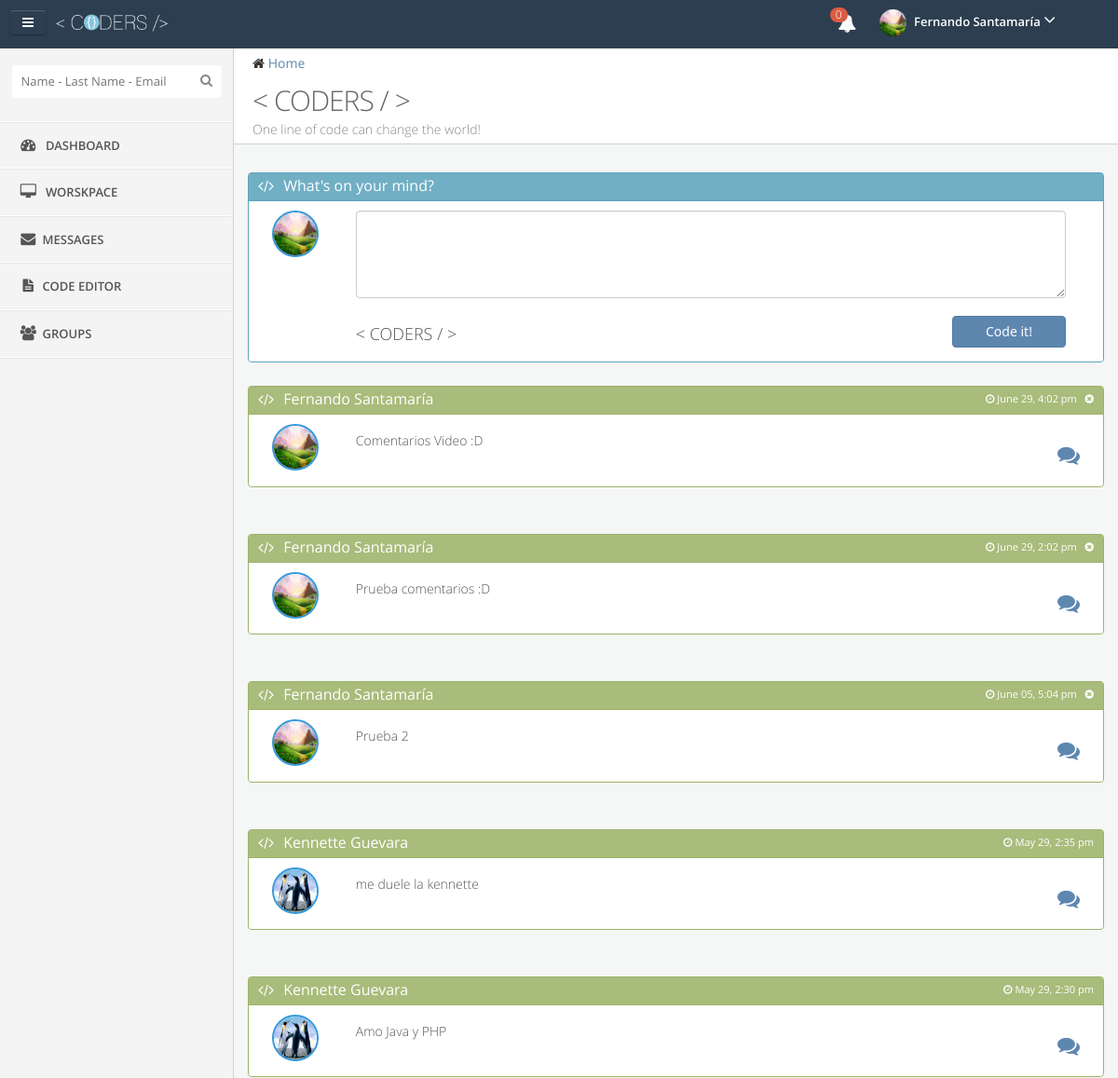
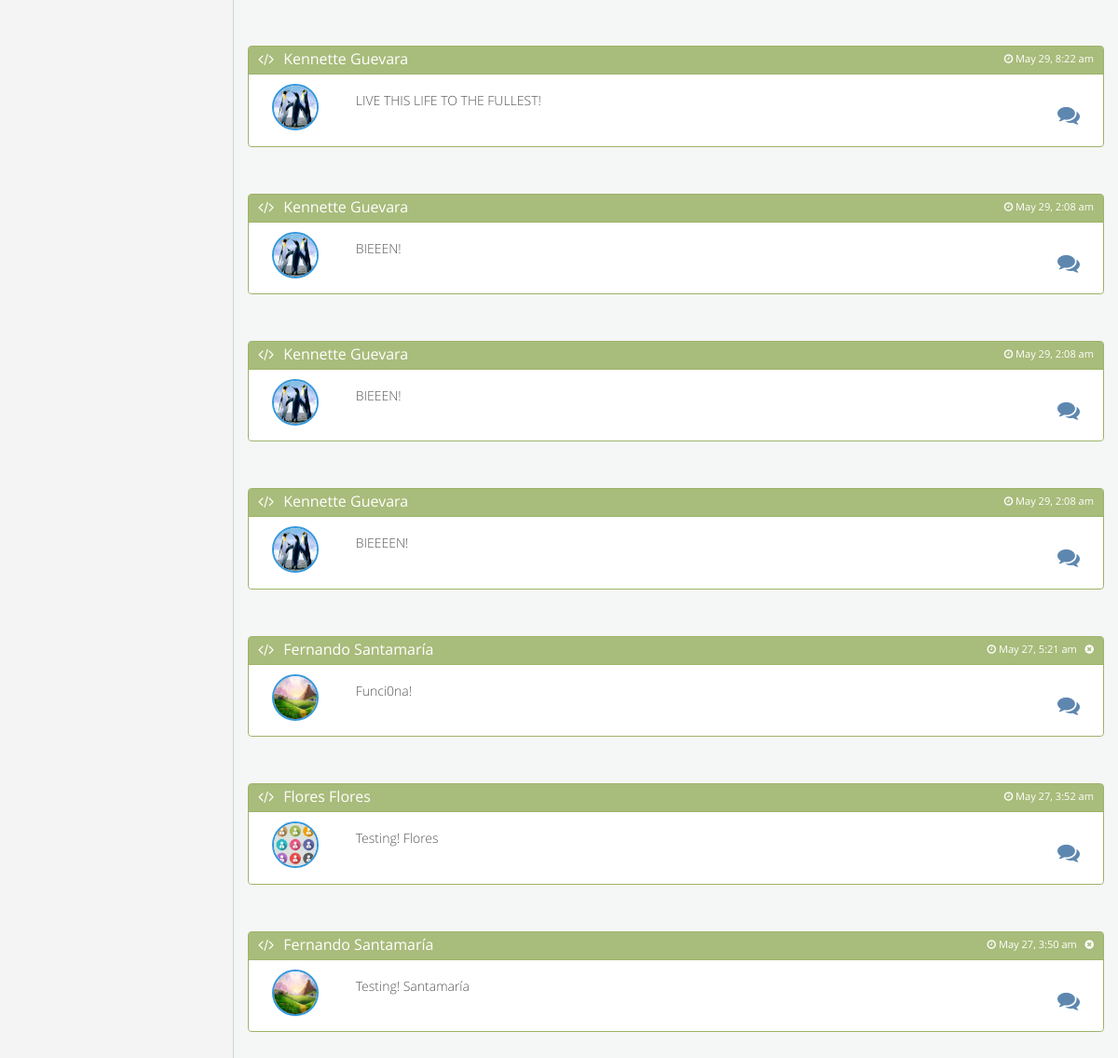
The page /Coders90/Coders-En/dashboard/ (signed in) on the database its author committed (2 pictures, top to bottom).
### tables this page shows
CREATE TABLE IF NOT EXISTS `users` (
  `UserID` varchar(20) NOT NULL,
  `Name` varchar(15) NOT NULL,
  `LastName` varchar(15) NOT NULL,
  `Email` varchar(50) NOT NULL,
  `Pass` varchar(255) NOT NULL,
  `BirthDate` date NOT NULL,
  `Track` tinyint(1) NOT NULL,
  `Admin` tinyint(1) NOT NULL,
  `Block` tinyint(1) NOT NULL,
  PRIMARY KEY (`UserID`),
  UNIQUE KEY `UserID_UNIQUE` (`UserID`)
);

CREATE TABLE IF NOT EXISTS `post` (
  `PostID` varchar(34) NOT NULL,
  `UserID` varchar(20) NOT NULL,
  `Content` longtext NOT NULL,
  `Date` date DEFAULT NULL,
  `Time` time NOT NULL,
  `View` int(11) NOT NULL,
  PRIMARY KEY (`PostID`),
  KEY `UserID_idx` (`UserID`)
);

CREATE TABLE IF NOT EXISTS `following` (
  `FollowID` int(11) NOT NULL AUTO_INCREMENT,
  `UserID` varchar(20) NOT NULL,
  `FollowerID` varchar(20) NOT NULL,
  `Valid` tinyint(1) NOT NULL,
  `Active` tinyint(1) NOT NULL,
  PRIMARY KEY (`FollowID`),
  KEY `UserID` (`UserID`,`FollowerID`)
);

### Coders90/Coders-En/SQLFunc.php (the view, shortened to what this page needs)
<?php
function NewsFeed(){
	include("../BDD.php");
	$query="SELECT following.UserID, users.Name, users.LastName, post.UserID, post.Content, post.Date, post.Time, post.postID FROM (users INNER JOIN post ON users.UserID = post.UserID) INNER JOIN following ON users.UserID = following.UserID WHERE following.FollowerID='".$_SESSION['UserID']."' AND View='1' ORDER BY post.Date DESC, post.Time DESC LIMIT 500";
	$result=mysql_query($query,$dbconn);
	while($row=mysql_fetch_array($result)){
		if ($row[3]==$_SESSION['UserID']) {
			echo "
			<div class='box border green' style='z-index:1; position:relative;'>
		    	<div class='box-title small'>
					<h4><i class='fa fa-code'></i><a idf='".$row[0]."'  style='text-decoration: none; color:white; cursor:pointer;' class='profile'>".$row[1]." ".$row[2]."</a></h4>
					<div class='pull-right'>
						<span class='timeclass pull-right'>
							<i class='fa fa-clock-o'></i>
							<span>".strftime("%B %d",strtotime($row[5])) .", ".date("g:i a", strtotime($row[6]))."</span>
							<span>&nbsp;&nbsp;<span class='compose tip-left' title='Delete post'><i class='fa fa-times-circle delete-comment timeclass' title='Delete post' idf='".$row[7]."' post-idf='".$row[7]."' onClick='delPost(this)'></i></span></span>
						</span>
					</div>
				</div>
				<div class='box-body clearfix' style='word-wrap:break-word;'>
					<span>
						<div class='col-xs-2 col-md-1'>
							<img class='img-perfil' src='../img/avatars/".$row[0].".jpg' onerror=\"this.src='../img/avatars/default.jpg'\" width='50' height='50'>
						</div>
						<div class='col-xs-8 col-md-10'>
							<div class='col-xs-12 col-md-12' style='word-wrap:break-word;'>
								<h5>
									<span>".htmlentities($row[4],ENT_NOQUOTES,"UTF-8")."</span>
								</h5>
							</div>
						</div>
						<div class='col-xs-2 col-md-1'>
							<a><h3 class='pull-right'><span class='compose tip-left' title='Comments'><i class='fa fa-comments' idf='".$row[7]."'></i></span></h3></a>
						</div>
					</span>
				</div>
			</div>
			<div class='comments pull-right' id='".$row[7]."'>
			</diV>
			<div class='divide-25'></div>";
		} else {
			echo "
			<div class='box border green' style='z-index:1; position:relative;'>
		    	<div class='box-title small'>
					<h4><i class='fa fa-code'></i>".$row[1]." ".$row[2]."</h4>
					<div class='pull-right'>
						<span class='timeclass pull-right'>
							<i class='fa fa-clock-o'></i>
							<span>".strftime("%B %d",strtotime($row[5])) .", ".date("g:i a", strtotime($row[6]))."</span>
						</span>
					</div>
				</div>
				<div class='box-body clearfix' style='word-wrap:break-word;'>
					<span>
						<div class='col-xs-2 col-md-1'>
							<img class='img-perfil' src='../img/avatars/".$row[0].".jpg' onerror=\"this.src='../img/avatars/default.jpg'\" width='50' height='50'>
						</div>
						<div class='col-xs-8 col-md-10'>
							<div class='col-xs-12 col-md-12' style='word-wrap:break-word;'>
								<h5>
									<span>".htmlentities($row[4],ENT_NOQUOTES,"UTF-8")."</span>
								</h5>
							</div>
						</div>
						<div class='col-xs-2 col-md-1'>
							<a><h3 class='pull-right'><span class='compose tip-left' title='Comments'><i class='fa fa-comments' idf='".$row[7]."'></i></span></h3></a>
						</div>
					</span>
				</div>
			</div>
			<div class='comments pull-right' id='".$row[7]."'>
			</diV>
			<div class='divide-25'></div>";
		}
	}
}
?>

### rows shown on the page
users: Name "Fernando", LastName "Santamaría", post.Date "June 29", post.Time "4:02 pm", following.UserID (picture), post.Content "Comentarios Video :D", post.Time "2:02 pm", post.Content "Prueba comentarios :D", post.Date "June 05", post.Time "5:04 pm", post.Content "Prueba 2", post.Date "May 27", post.Time "5:21 am", post.Content "Funci0na!", post.Time "3:50 am", post.Content "Testing! Santamaría"
users: Name "Kennette", LastName "Guevara", post.Date "May 29", post.Time "2:35 pm", following.UserID (picture), post.Content "me duele la kennette", post.Time "2:30 pm", post.Content "Amo Java y PHP", post.Time "8:22 am", post.Content "LIVE THIS LIFE TO THE FULLEST!", post.Time "2:08 am", post.Content "BIEEEN!", post.Content "BIEEEEN!"
users: Name "Flores", LastName "Flores", post.Date "May 27", post.Time "3:52 am", following.UserID (picture), post.Content "Testing! Flores"

### other values the page prints
numberNotifications() "0"
$_SESSION['UserName'] "Fernando"
$_SESSION['UserLast'] "Santamaría"
